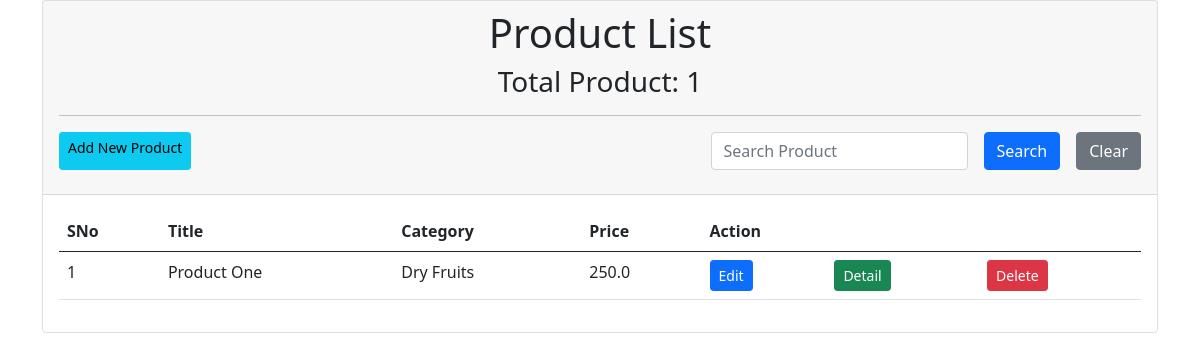
Before: /app-pos/product/list/ (signed in) with the older database file.
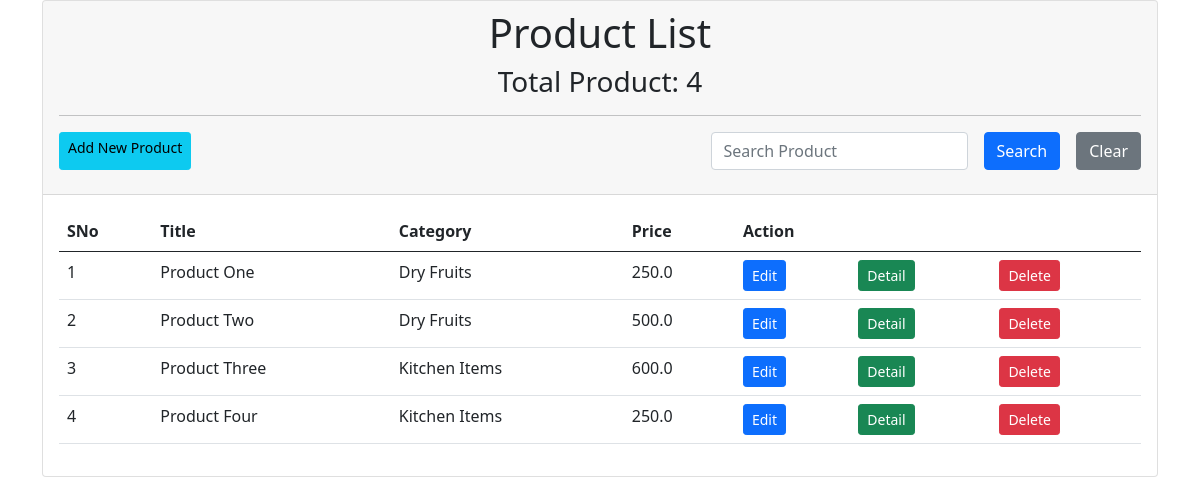
After: the same page with the newer database file.
### app_pos/models.py (models this page shows, shortened)
class Product(models.Model):
    product_title = models.CharField(max_length=200, null=False, blank=False)
    product_category = models.ForeignKey(Category, on_delete=models.CASCADE,
                                          null=False, blank=False)
    product_price = models.FloatField(null=False, blank=False)
    product_description = models.TextField(null=True, blank=True)
    product_quantity = models.IntegerField(null=False, blank=False, default=0)
    cost_price = models.FloatField(null=False, blank=False, default=0.0)
    is_active = models.BooleanField(default=True)
    created_at = models.DateTimeField(default=timezone.now())

class Category(models.Model):
    category_name = models.CharField(max_length=100, null=False, blank=False)
    category_description = models.TextField(null=True, blank=True)
    is_active = models.BooleanField(default=True)
    created_at = models.DateTimeField(default=timezone.now())

### app_pos/views.py (the view)
# urls.py: path('product/list/', product_list, name="product.list"),
@login_required(login_url="login")
def product_list(request):
    if request.method == "GET" and "search" in request.GET:
        data_to_search = request.GET.get("search")
        search_data = Product.objects.filter(
            Q(product_title__icontains=data_to_search) |
            Q(product_category__category_name__icontains=data_to_search))
        context = { "products": search_data}
    else:
        db_data = Product.objects.all()
        context = {
            "products": db_data
        }
    return render(request, "product_list.html", context)

### app_pos/templates/product_list.html (shortened to what this page needs)
{% extends 'base.html' %}
{% block body_content %}
<section class="container">
  <div class="card">
    <div class="card-header">
      <h1 class="card-title text-center">Product List</h1>
      <h3 class="text-center">Total Product: {{ products.count }}</h3>
    <hr>
    <h3 class="text-center d-flex justify-content-between mb-3">
        <a href="{% url 'product.create' %}" class="btn btn-info btn-sm">Add New Product</a>
        <form action="#" method="GET">
            <div class="form-group d-flex flex-row gap-3">
                <input type="text" name="search" class="form-control" placeholder="Search Product">
                <button type="submit" class="btn btn-primary">Search</button>
                <a href="{% url 'product.list' %}" class="btn btn-secondary">Clear</a>
            </div>
        </form>
    </h3>
    </div>
    <div class="card-body">
      <table class="table table-hover table-responsive table-border">
        <thead>
          <tr>
            <th>SNo</th>
            <th>Title</th>
            <th>Category</th>
            <th>Price</th>
            <th colspan="3">Action</th>
          </tr>
        </thead>
        <tbody>
          {% for data in products %}
          <tr>
            <td>{{ forloop.counter }}</td>
            <td>{{ data.product_title }}</td>
            <td>{{ data.product_category.category_name }}</td>
            <td>{{ data.product_price }}</td>
            <td><a href="{% url 'product.edit' pk=data.id %}" class="btn btn-sm btn-primary">Edit</a></td>
            <td><a href="{% url 'product.detail' pk=data.id %}" class="btn btn-sm btn-success">Detail</a></td>
            <td><a href="{% url 'product.delete' pk=data.id %}" class="btn btn-sm btn-danger">Delete</a></td>
          </tr>
          {% endfor %}
        </tbody>
      </table>
    </div>
  </div>
</section>
{% endblock %}

### templates/base.html (shortened to what this page needs)
<!doctype html>
<html lang="en">
  <head>
    <link href="https://cdn.jsdelivr.net/npm/bootstrap@5.0.2/dist/css/bootstrap.min.css" rel="stylesheet">
  </head>
  <body>
    {% block body_content %}{% endblock %}
  </body>
</html>

Changed rows visible on the page:
added Product: product_title "Product Two", product_category.category_name "Dry Fruits", product_price "500.0"
added Product: product_title "Product Three", product_category.category_name "Kitchen Items", product_price "600.0"
added Product: product_title "Product Four", product_category.category_name "Kitchen Items", product_price "250.0"
Other visible differences:
{{ products.count }}: "1" → "4"
